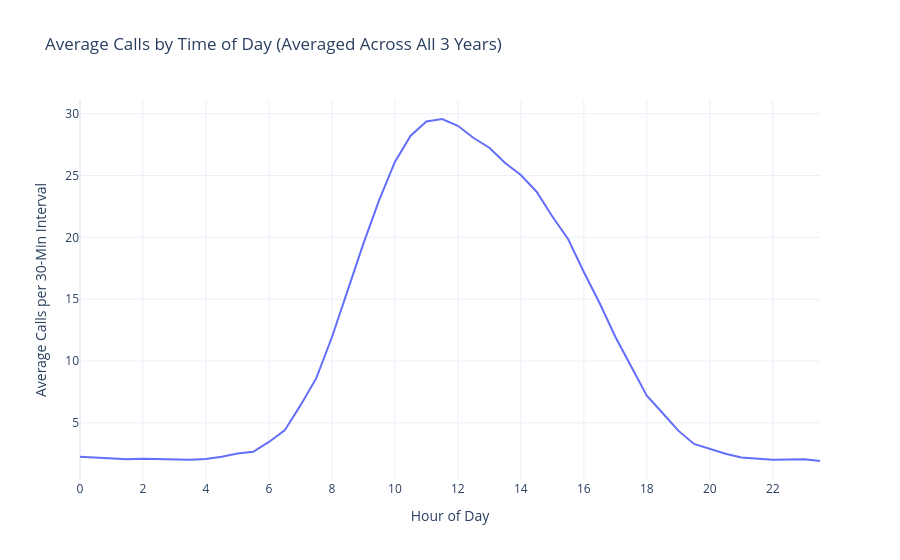

This figure's notebook cell:
### Markdown cell above
### Average Shape by Hour of Day and Day of Week

Instead of eyeballing single weeks, we can average across all 3 years to see the "typical" shape more cleanly.

### Code cell
intraday['hour'] = intraday['timestamp'].dt.hour + intraday['timestamp'].dt.minute / 60
intraday['weekday'] = intraday['timestamp'].dt.day_name()

by_hour = intraday.groupby('hour')['calls'].mean().reset_index()

fig = px.line(
    by_hour, x='hour', y='calls', template='plotly_white',
    title='Average Calls by Time of Day (Averaged Across All 3 Years)'
)
fig.update_xaxes(title='Hour of Day', dtick=2)
fig.update_yaxes(title='Average Calls per 30-Min Interval')
fig.write_image("plots/21_average_shape_by_hour_of_day_and_day_of_.png", scale=2)
fig.show()

### Figure 1 — Plotly figure (JSON) as saved in the notebook; plotly's stock layout.template omitted (floating-point values rounded to 4 significant figures)
{"data": [{"hovertemplate": "hour=%{x}<br>calls=%{y}<extra></extra>", "legendgroup": "", "line": {"color": "#636efa", "dash": "solid"}, "marker": {"symbol": "circle"}, "mode": "lines", "name": "", "orientation": "v", "showlegend": false, "type": "scatter", "x": [0.0, 0.5, 1.0, 1.5, 2.0, 2.5, 3.0, 3.5, 4.0, 4.5, 5.0, 5.5, 6.0, 6.5, 7.0, 7.5, 8.0, 8.5, 9.0, 9.5, 10.0, 10.5, 11.0, 11.5, 12.0, 12.5, 13.0, 13.5, 14.0, 14.5, 15.0, 15.5, 16.0, 16.5, 17.0, 17.5, 18.0, 18.5, 19.0, 19.5, 20.0, 20.5, 21.0, 21.5, 22.0, 22.5, 23.0, 23.5], "xaxis": "x", "y": [2.244, 2.177, 2.14, 2.041, 2.095, 2.069, 2.086, 2.003, 2.067, 2.255, 2.515, 2.657, 3.45, 4.384, 6.407, 8.588, 11.92, 15.68, 19.49, 23.0, 26.1, 28.22, 29.38, 29.57, 29.02, 28.04, 27.24, 26.01, 25.05, 23.69, 21.69, 19.87, 17.2, 14.69, 11.96, 9.567, 7.197, 5.795, 4.365, 3.292, 2.896, 2.501, 2.201, 2.1, 2.003, 2.024, 2.051, 1.91], "yaxis": "y"}], "layout": {"legend": {"tracegroupgap": 0}, "title": {"text": "Average Calls by Time of Day (Averaged Across All 3 Years)"}, "xaxis": {"anchor": "y", "domain": [0.0, 1.0], "dtick": 2, "title": {"text": "Hour of Day"}}, "yaxis": {"anchor": "x", "domain": [0.0, 1.0], "title": {"text": "Average Calls per 30-Min Interval"}}}}
